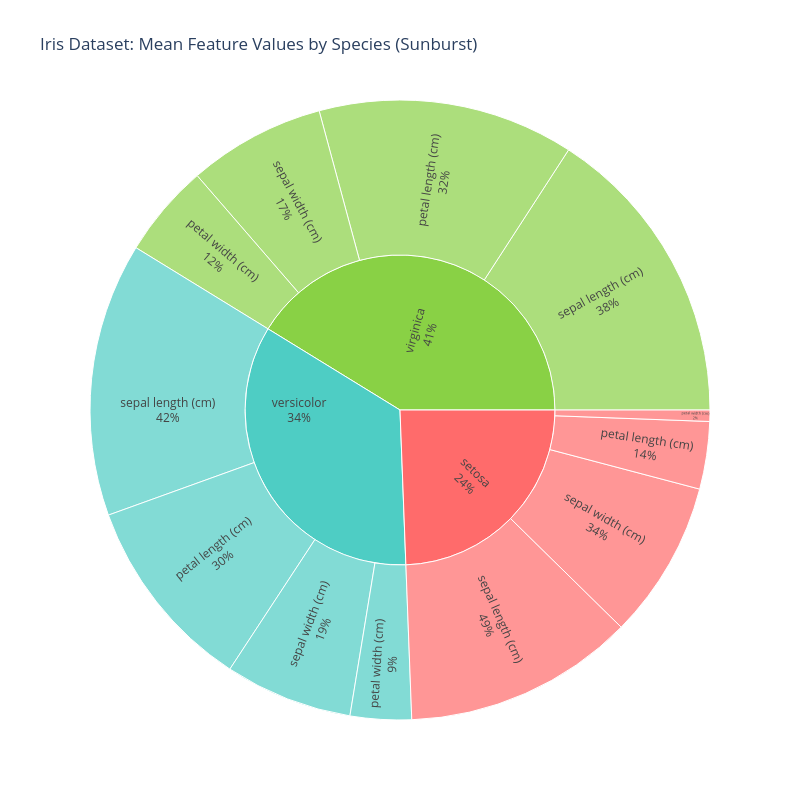

Source (notebook cell):
### Markdown cell above
#### Sunburst chart: 

Sunburst plots visualize hierarchical data spanning outwards radially from root to leaves.

### Code cell
import plotly.express as px
import pandas as pd
from sklearn.datasets import load_iris

# Load iris dataset
iris = load_iris()
df = pd.DataFrame(iris.data, columns=iris.feature_names)

# Convert species to regular strings (NOT categorical)
df['species'] = [iris.target_names[i] for i in iris.target]

# Calculate mean feature values per species
mean_features = df.groupby('species').mean().reset_index()

# Melt the data
df_melted = mean_features.melt(
    id_vars=['species'], 
    var_name='feature', 
    value_name='mean_value'
)

# Convert to regular Python strings (not categorical)
df_melted['species'] = df_melted['species'].astype(str)
df_melted['feature'] = df_melted['feature'].astype(str)

# Verify data types
print("Data types:")
print(df_melted.dtypes)

# Sunburst chart - should work now!
fig = px.sunburst(
    df_melted,
    path=['species', 'feature'],
    values='mean_value',
    title='Iris Dataset: Mean Feature Values by Species (Sunburst)',
    color='species',
    color_discrete_map={
        'setosa': '#FF6B6B',
        'versicolor': '#4ECDC4',
        'virginica': "#89D145"
    }
)

fig.update_traces(
    textinfo='label+percent parent',
    insidetextorientation='radial'
)

fig.update_layout(
    width=800,
    height=800
)

fig.show()

### Figure 1 — Plotly figure (JSON) as saved in the notebook; plotly's stock layout.template omitted (floating-point values rounded to 4 significant figures)
{"data": [{"branchvalues": "total", "customdata": [["setosa"], ["setosa"], ["setosa"], ["setosa"], ["setosa"], ["versicolor"], ["versicolor"], ["versicolor"], ["versicolor"], ["versicolor"], ["virginica"], ["virginica"], ["virginica"], ["virginica"], ["virginica"]], "domain": {"x": [0, 1], "y": [0, 1]}, "hovertemplate": "labels=%{label}<br>mean_value=%{value}<br>parent=%{parent}<br>id=%{id}<br>species=%{customdata[0]}<extra></extra>", "ids": ["setosa/sepal length (cm)", "setosa/sepal width (cm)", "setosa/petal length (cm)", "setosa/petal width (cm)", "setosa", "versicolor/sepal length (cm)", "versicolor/sepal width (cm)", "versicolor/petal length (cm)", "versicolor/petal width (cm)", "versicolor", "virginica/sepal length (cm)", "virginica/sepal width (cm)", "virginica/petal length (cm)", "virginica/petal width (cm)", "virginica"], "insidetextorientation": "radial", "labels": ["sepal length (cm)", "sepal width (cm)", "petal length (cm)", "petal width (cm)", "setosa", "sepal length (cm)", "sepal width (cm)", "petal length (cm)", "petal width (cm)", "versicolor", "sepal length (cm)", "sepal width (cm)", "petal length (cm)", "petal width (cm)", "virginica"], "marker": {"colors": ["#FF6B6B", "#FF6B6B", "#FF6B6B", "#FF6B6B", "#FF6B6B", "#4ECDC4", "#4ECDC4", "#4ECDC4", "#4ECDC4", "#4ECDC4", "#89D145", "#89D145", "#89D145", "#89D145", "#89D145"]}, "name": "", "parents": ["setosa", "setosa", "setosa", "setosa", "", "versicolor", "versicolor", "versicolor", "versicolor", "", "virginica", "virginica", "virginica", "virginica", ""], "textinfo": "label+percent parent", "type": "sunburst", "values": [5.006, 3.428, 1.462, 0.246, 10.14, 5.936, 2.77, 4.26, 1.326, 14.29, 6.588, 2.974, 5.552, 2.026, 17.14]}], "layout": {"height": 800, "legend": {"tracegroupgap": 0}, "title": {"text": "Iris Dataset: Mean Feature Values by Species (Sunburst)"}, "width": 800}}
